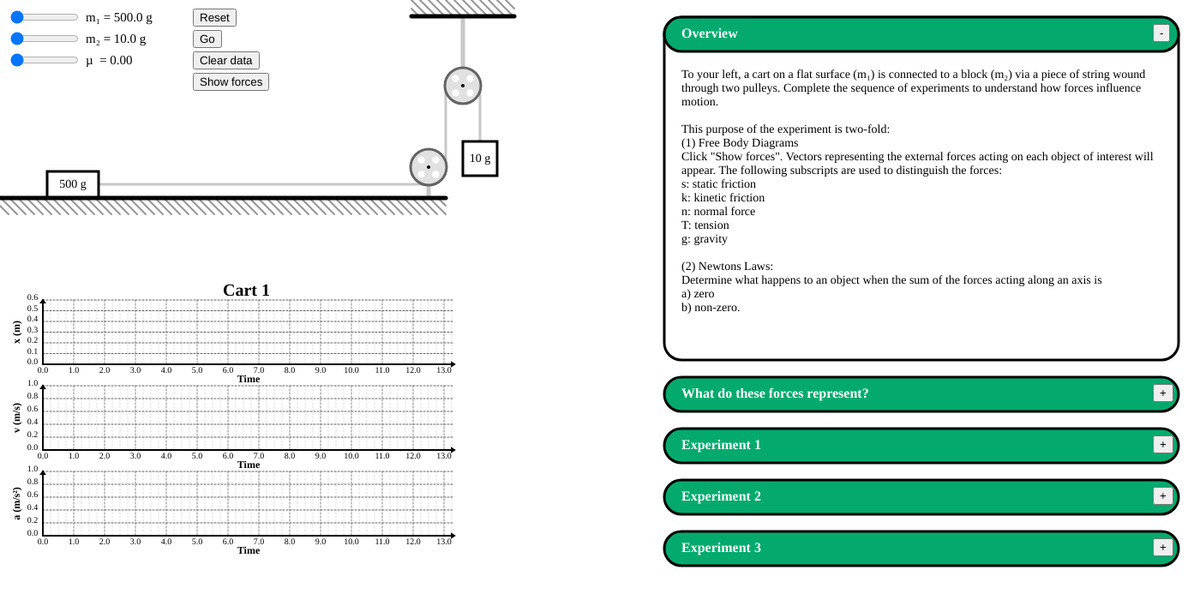
Frame 1 (no input)
Frame 60 (no input): identical to frame 1, image omitted
Frame 120 (the mouse pressed at the canvas centre since frame 60): identical to frame 1, image omitted

The p5.js sketch that drew this single still picture (run headless with seeded random() and noise() and a simulated clock; from frame 60 on, the mouse is pressed at the canvas centre):

// p5.js sketch
// ── sketch.js
let pulleys = [];
let barriers = [];
let carts = [];
let ropes = [];
let plots = [];
let experiments = [];
let buttons = {};
let data = {}
let run = 0;

let m1 = 100;
let m2 = 150;
let u = 0;
let dt = 0.4;

let go = false;
let set = true;
let showVecs = false;

let colors = ['#e6194b', '#3cb44b', '#4363d8', '#f58231', '#911eb4', '#46f0f0', '#f032e6', '#ffffff00'];
let avColors;

function setup() {
  createCanvas(1400, 700);
  textFont('Roboto Mono');
  textSize(15);
  frameRate(60);


  avColors = [];
  for (let i = 0; i<colors.length; i++){
    avColors.push(i);
  }

  newData();
    
  let p;
  p = new pulley(500,195,42);
  pulleys.push(p);
  p = new pulley(540,100,42,-1);
  pulleys.push(p);
  
  let b;
  b = new barrier(480,0,120,false);
  barriers.push(b)
  b = new barrier(0,230,520,true);
  barriers.push(b)

  let c;
  c = new cart(85,215,60,30,m1,1);
  carts.push(c);
  c = new cart(560,185,40,40,m2,2);
  carts.push(c);

  let r;
  r = new rope(40,215,500,215,true);
  ropes.push(r);
  r = new rope(560,100,560,200,false);
  ropes.push(r);

  let button;
  button = createButton('Reset');
  button.position(225, 10);
  button.mousePressed(reset);
  buttons['set'] = button;

  button = createButton('Go');
  button.position(225, 35);
  button.mousePressed(animate);
  buttons['go'] = button;

  button = createButton('Clear data');
  button.position(225, 60);
  button.mousePressed(clearData);
  buttons['clearData'] = button;

  button = createButton('Show forces');
  button.position(225, 85);
  button.mousePressed(showForces);
  buttons['showForces'] = button;

  let slider;
  slider = createSlider(500, 750, 500, 25);
  slider.position(10, 10);
  slider.size(80);
  buttons['m1'] = slider;

  slider = createSlider(10, 50, 10, 10);
  slider.position(10, 35);
  slider.size(80);
  buttons['m2'] = slider;

  slider = createSlider(0, 0.1, 0, 0.01);
  slider.position(10, 60);
  slider.size(80);
  buttons['mu'] = slider;

  p = new plot(50,350,480,75,'x (m)','Time',0.6,6);
  plots.push(p)
  p = new plot(50,450,480,75,'v (m/s)','Time',1.0,5);
  plots.push(p)
  p = new plot(50,550,480,75,'a (m/s²)','Time',1.0,5);
  plots.push(p)

  let e;
  let tasks;
  let ILQs;
  e = new experiment('Overview',400);
  tasks = ['To your left, a cart on a flat surface (m₁) is connected to a block (m₂) via a piece of string wound through two pulleys. Complete the sequence of experiments to understand how forces influence motion.','','This purpose of the experiment is two-fold:','(1) Free Body Diagrams','Click "Show forces". Vectors representing the external forces acting on each object of interest will appear. The following subscripts are used to distinguish the forces:',"s: static friction","k: kinetic friction","n: normal force","T: tension","g: gravity","","(2) Newtons Laws:","Determine what happens to an object when the sum of the forces acting along an axis is","a) zero","b) non-zero."];
  e.loadTasks(tasks);
  e.expanded = true;
  experiments.push(e)

  e = new experiment('What do these forces represent?',370);
  tasks = ['Fs, Static Friction','A contact force from one surface to another which resists external forces parallel to the surface.','','Fk, Kinetic Friction','Once in motion, the surfaces continue to exert forces on each other which oppose the motion.','','FN, Normal Force','A contact force from one surface to another which prevents the objects from passing through one another.','','FT, Tension','A contact force exerted by a rope on an object.','','Fg, Gravity','A non-contact force which pulls objects with mass towards one another.'];
  e.loadTasks(tasks);
  experiments.push(e)

  e = new experiment('Experiment 1',380);
  tasks = ['1. Set m₁ = 750 g', '2. Set m₂ = 50 g', '3. Set µ = 0.10','4. Click "Show forces"'];
  ILQs = [{"description":'Compare the magnitudes of Fs,1 and FT,1. They are:',
    "options":["equal","Fs,1 > FT,1","FT,1 > Fs,1"]},
    {"description":'Compare the magnitudes of FT,2 and Fg,2. They are:',
      "options":["equal","Fg,2 > FT,2","Fg,2 > FT,2"]},
    {"description":'Based on my above responses, I expect the carts to:',
      "options":["remain motionless","move at constant speed","move with constant acceleration"]
    }
  ]
  e.loadTasks(tasks);
  e.loadILQs(ILQs);
  experiments.push(e);

  e = new experiment('Experiment 2',420);
  tasks = ['1. Set m₁ = 750 g', '2. Set µ = 0.00', '3. Change the value of m₂','4. Use Go to perform an experiment.','5. Repeat steps 3 & 4.'];
  ILQs = [{"description":'Based on the x-t, v-t, and a-t plots, I observe that cart 1',
      "options":["remain motionless","moves at constant speed","moves with constant acceleration"]},
    {"description":'While in motion the two carts:',
        "options":["have equal acceleration","a₁ > a₂", "a₂ > a₁"]},
    {"description":'The relationship between m₂ and acceleration seems to be:',
      "options":["Non-existent","Linearly Proportional","Inversely Proportional","Unpredictable"]
    }
  ]
  e.loadTasks(tasks);
  e.loadILQs(ILQs);
  experiments.push(e);

  e = new experiment('Experiment 3',215);
  tasks = ['1. Set m₂ = 10 g', '2. Set µ = 0.00', '3. Complete 3 experiments at different values of m₁.'];
  ILQs = [{"description":'The relationship between m₁ and acceleration seems to be:',
    "options":["Non-existent","Linearly Proportional","Inversely Proportional","Unpredictable"]
  }]
  e.loadTasks(tasks);
  e.loadILQs(ILQs)
  experiments.push(e);

}

function draw() {
  background(255);
  // Static Lines
  push();
  strokeWeight(5);
  stroke(200);
  line(540,20,540,100);
  line(500,200,500,230);
  strokeWeight(3);
  line(520,100,520,200);
  pop();

  push();
  textAlign(CENTER,CENTER);
  textSize(20);
  textStyle(BOLD);
  text('Cart 1',50+475/2,340);
  pop();

  m1 = buttons['m1'].value()
  carts[0].m = m1;
  m2 = buttons['m2'].value()
  carts[1].m = m2;
  u = buttons['mu'].value()

  text('m₁ = ' + nf(buttons['m1'].value(),3,1) + ' g', 100, 25)
  text('m₂ = ' + nf(buttons['m2'].value(),2,1) + ' g', 100, 50)
  text('µ  = ' + nf(buttons['mu'].value(),1,2), 100, 75)

  for (let i=0; i<barriers.length; i++){
    barriers[i].show();
  }  

  for (let i=0; i<ropes.length; i++){
    ropes[i].update(carts[i])
    ropes[i].show();
  }

  for (let i=0; i<pulleys.length; i++){
    if (go && !set){
        pulleys[i].update((carts[0].vx/40)*dt);
    }
    pulleys[i].show();
  }
  
  for (let i=0; i<carts.length; i++){
    let a = carts[i].updateVectors(m1,m2,u)
    if (go && !set){
      carts[i].move();
    }
    carts[i].show();
  }
  
  if (go){
    data[run-1]['x'].push(carts[0].x-75);
    data[run-1]['v'].push(carts[0].vx);
    data[run-1]['a'].push(carts[0].a);
  }

  if (typeof data[0] != 'undefined'){
    plots[0].show();
    plots[1].show();
    plots[2].show();
    for (let i=0;i<run+1; i++){
        let d = data[i]
        plots[0].plot(d['x'],374,d['color']);
        plots[1].plot(d['v'],25,d['color']);
        plots[2].plot(d['a'],1,d['color']);
    }

    push();
    let py = 30;
    for (let i=0;i<run; i++){
      if (i>6){
        break
      }
      let d = data[i]
      fill(d['color'])
      textStyle(BOLD);
      text('Run #'+nf(i+1)+":",625,py);
      fill(0)
      textStyle(NORMAL)
      text('m₁ = ' + nf(d['m1'],3,1) + ' g', 625, py+14)
      text('m₂ = ' + nf(d['m2'],1,1) + ' g', 625, py+28)
      text('µ  = ' + nf(d['u'],1,2), 625, py + 42);
      text('a₁ = ' + nf(d['a'][0],1,2) + ' m/s²', 625, py+56)
      py+=85;
    }
    pop();

    let ex = 775;
    let ey = 20;
    for (let i = 0; i<experiments.length; i++){
      experiments[i].setPosition(ex,ey);
      experiments[i].show();
      ey+=experiments[i].h + 20;
    }

    if (run>6){
      push();
      textStyle(BOLD);
      text('Clear your data!',625,625);
      pop()
    }
  }

  if (carts[0].x>449){
    carts[0].x = 449;
    carts[1].y = 559;
    print('Run #'+run)
    print('time: '+nf(data[run-1].x.length/60,'',3))
    print('vf: '+nf(data[run-1].v[data[run-1].v.length-1]*0.0417325,'',2))
    go = false;
  }

  if (carts[0].a==0 && go){
    go = false;
  }
}

function animate(){
    go = true;
    set = false;
    carts[0].x = 85
    carts[0].vx = 0
    carts[1].y = 185
    carts[1].vy = 0

    data[run]['m1'] = m1;
    data[run]['m2'] = m2;
    data[run]['u'] = u;

    run+=1
    newData();
}

function reset(){
  set = true;
  go = false;

  carts[0].x = 85
  carts[0].vx = 0
  carts[1].y = 185
  carts[1].vy = 0
}

function clearData(){
  if (go){
    return
  }
    run = 0
    avColors = [];
    for (let i = 0; i<colors.length; i++){
      avColors.push(i);
    }
    data = {}
    newData();
}

function newData(){
    data[run] = {}
    data[run]['x'] = []
    data[run]['v'] = []
    data[run]['a'] = []

    let n;
    if (avColors.length==0){
      n = colors.length-1;
    } else {
      n = avColors[0]
      avColors.splice(0,1);
    }
    data[run].color = colors[n]
}

function showForces(){
  showVecs = !showVecs;
  if (!showVecs){
    buttons["showForces"].html("Show forces");
  } else {
    buttons["showForces"].html("Hide forces");
  }
}

// ── barrier.js
class barrier {
    constructor(x,y,w,top){
      this.x=x;
      this.y=y;
      this.w=w;
      this.h = 20;
      this.top=top;
    }
    
    show(){
      push();

  
      strokeWeight(2);
      stroke(150);
      line(this.x,this.y+this.h-10,this.x+10,this.y+this.h);
      line(this.x+this.w-10,this.y+this.h-20,this.x+this.w,this.y+this.h-10);
      for (let i = this.x; i < this.x+this.w-10; i+=10){
        line(i,this.y,i+20,this.y+this.h);
      }

      strokeWeight(5);
      stroke(0);
  
      if (this.top){
        line(this.x,this.y+1,this.x+this.w,this.y+1);
      } else {
        line(this.x,this.y+this.h-1,this.x+this.w,this.y+this.h-1);
      }
      pop();
    }
  }
// ── cart.js
class cart {
    constructor(x,y,w,h,m,which){
        this.x = x;
        this.y = y;
        this.w = w;
        this.h = h;
        this.m = m;
        this.vx = 0;
        this.vy = 0;
        this.a = 0;
        this.which = which;
    }

    updateVectors(m1,m2,u){
        let a;
        let s1 = 4.5;
        if (m2>u*m1){
            a = 9.8*(m2-m1*u)/(m2+m1);


            if (this.which==1){
                this.up = m1*9.8/s1;
                this.down = m1*9.8/s1;
                this.right = m1*(a + u*9.8);
                this.left = u*m1*9.8;
            } else {
                this.up = m1*(a + u*9.8);
                this.down = m2*9.8;
                this.left = 0;
                this.right = 0;
            }
        } else {
            a = 0;
            if (this.which==1){
                this.up = m1*9.8/s1;
                this.down = m1*9.8/s1;
                this.right = m2*9.8;
                this.left = m2*9.8;
            } else {
                this.up = m2*9.8;
                this.down = m2*9.8;
                this.left = 0;
                this.right = 0;
            }
        }
        if (this.x==449 && this.which==1){
            this.right = m2*9.8;
            this.left = m2*9.8;
        }
        this.a = a
    }

    move(){
        if (this.which==1){
            this.vx += this.a*dt;
            this.x += this.vx*dt;
        } else if (this.which==2){
            this.vy += this.a*dt;
            this.y += this.vy*dt;
        }
    }

    show(){
        let vectors = [];
        let v;
        v = new vector(this.x+this.w/2,this.y,this.right/20,0,'FT,1');
        vectors.push(v);
        let upname;
        if (this.which==1){
            upname = 'FN,1'
        } else {
            upname = 'FT,2'
        }
        let leftname;
        if (this.x==449 && this.which==1){
            leftname = 'Fw,1'
        } else {
            if (this.a==0){
                leftname = 'Fs,1'
            } else {
                leftname = 'Fk,1'
            }
        }
        v = new vector(this.x,this.y-this.h/2,this.up/20,-PI/2,upname);
        vectors.push(v);
        v = new vector(this.x,this.y+this.h/2,this.down/20,PI/2,'Fg,'+this.which);
        vectors.push(v);
        v = new vector(this.x-this.w/2,this.y,this.left/20,PI,leftname);
        vectors.push(v);

        if (showVecs){
            for (let i = 0; i<vectors.length; i++){
                if (vectors[i].vmag>10){
                    vectors[i].show();
                }
            }
        }

        push();
        strokeWeight(3);
        rectMode(CENTER);
        textSize(14);
        rect(this.x,this.y,this.w,this.h);
        textAlign(CENTER,CENTER);
        text(nf(this.m)+' g',this.x,this.y);
        pop();
    }

}
// ── experiment.js
class experiment {
    constructor(name,expandedHeight){
        this.name = name;
        this.description = '';
        this.ilqs = [{"description":"","options":[]}];
        this.plot = new plot(0,0,0,0,'','','',0);
        this.tasks = [];
        this.data = {};
        this.button = createButton('+');
        this.expandedHeight = expandedHeight;
        this.button.position(0,0);
        this.button.hide();
        this.button.mousePressed(() => {
            this.expanded = !this.expanded;
        });
        this.expanded = false;
        this.position = createVector(0,0);
        this.h = 0;
        this.w = 600;
    }

    loadData(data){
        this.data = data;
    }

    loadTasks(tasks){
        this.tasks = tasks;
    }

    loadDescription(description){
        this.description = description;
    }

    loadILQs(ilqs){
        this.ilqs = ilqs;
    }

    loadPlot(plot){
        this.plot = plot;
    }

    setPosition(x,y){
        this.position.x = x;
        this.position.y = y;
    }

    expand(button){
        this.button.expanded = !this.button.expanded;
    }

    show(){
        push();
        translate(this.position.x,this.position.y);
        if (this.expanded){
            textSize(14);
            this.h = this.expandedHeight;
            fill(255);
            stroke(0);
            strokeWeight(3);
            rect(0,0,this.w,this.expandedHeight,20,20);

            let hintText = ''
            for (let i = 0; i<this.tasks.length;i++){
              hintText += this.tasks[i];
              hintText += '\n'
            }

            noStroke();
            fill(0);
            textAlign(LEFT,TOP);
            textLeading(16);
            textWrap(WORD);
            text(hintText,20,60,this.w-40);


            let ilqText = ''
            let letters = ['a)','b)','c)','d)','e)']
            for (let i = 0; i<this.ilqs.length; i++){
                ilqText += 'Q' + nf(i+1)+'. ';
                ilqText += this.ilqs[i].description;
                ilqText += '\n'
                for (let j = 0; j<this.ilqs[i].options.length; j++){
                    ilqText += letters[j]+' '
                    ilqText += this.ilqs[i].options[j];
                    ilqText += '\n'
                }
                ilqText += '\n'
            }

            if (this.ilqs[0].description.length==0){
                ilqText='';
            }
            noStroke();
            fill(0);
            textAlign(LEFT,TOP);
            textLeading(16);
            textWrap(WORD);
            text(ilqText,20,60+20*this.tasks.length,this.w-40);
        } else {
            this.h = 40;
        }
        textSize(16)
        fill('#04AA6D');
        stroke(0);
        strokeWeight(3);
        rect(0,0,this.w,40,20,20);
        noStroke();
        fill(255);
        textAlign(LEFT,CENTER)
        textStyle(BOLD)
        text(this.name,20,20);
        if (this.expanded){
            this.button.html("-");
        } else {
            this.button.html("+");
        }
        this.button.position(this.position.x+this.w-30,this.position.y+8);
        this.button.show();
        pop();


    }

}
// ── plot.js
class plot {
    constructor(x,y,w,h,ylabel,xlabel,ymax,g){
        this.x = x;
        this.y = y;
        this.w = w;
        this.h = h;
        this.ylabel = ylabel;
        this.xlabel = xlabel;
        this.ymax = ymax;
        this.g = g
    }

    show(){
        push();
        setLineDash([2, 2]);
        let gy = this.h/this.g;
        let gx = 9;
        let t = 0;

        textAlign(CENTER)
        textSize(10)
        textStyle(NORMAL)
        for (let x = this.x; x<=(this.x+this.w); x+=gx){
            stroke(225)
            strokeWeight(1)
            line(x,this.y,x,this.y+this.h);

            noStroke();
            if (abs(t-round(t,0))<0.1){
                text(nf(t,0,1),x,this.y+this.h+10);
                stroke(150)
                strokeWeight(1)
                line(x,this.y,x,this.y+this.h);
            }
            t+=0.25;
        }
        let yval = this.ymax;
        for (let y = this.y; y<=(this.y+this.h); y+=gy){
            stroke(100)
            strokeWeight(1)
            line(this.x,y,this.x+this.w,y);
            noStroke();
            text(nf(yval,0,1),this.x-12,y);
            yval -= this.ymax/this.g
        }
        pop();

        push();
        textAlign(CENTER,CENTER)
        textSize(12)
        textStyle(BOLD)
        text(this.xlabel,this.x+this.w/2,this.y+this.h+18);
        translate(this.x-30,this.y+this.h/2);
        rotate(-PI/2);
        text(this.ylabel,0,0);
        pop();

    }

    plot(data,ymax,color){
        push();
        strokeCap(SQUARE);
        strokeWeight(3);
        stroke(color);

        let px = 0;
        //let nx = 1.24;
        let nx = 0.6
        for (let i = 0; i<(data.length-1); i++){
            line(this.x+px,this.y+this.h-this.h*data[i]/ymax,this.x+px+nx,this.y+this.h-this.h*data[i+1]/ymax);
            px+=nx
        }
        pop();

        push();
        strokeWeight(2);
        line(this.x,this.y+this.h,this.x+this.w,this.y+this.h);
        translate(this.x+this.w-3,this.y+this.h);
        triangle(0,2,3,0,0,-2);
        pop();

        push();
        strokeWeight(2);
        line(this.x,this.y,this.x,this.y+this.h);
        translate(this.x,this.y+3);
        rotate(-PI/2);
        triangle(0,2,3,0,0,-2);
        pop();
    }
}

function setLineDash(list) {
    drawingContext.setLineDash(list);
}

// ── pulley.js
class pulley {
    constructor(x,y,r,dir=1){
      this.theta = 0.0;
      this.r = createVector(x,y);
      this.radius = r;
      this.dir = dir;
    }
    
    update(dt){
      this.theta += dt
    }
    
    show(){
      push();
      ellipseMode(CENTER);
      translate(this.r.x,this.r.y);
      rotate(-this.dir*this.theta);
      strokeWeight(3);
      stroke(100);
      fill(225,225,225);
     
      circle(0,0,this.radius);
      fill(0)
      noStroke();
      circle(0,0,this.radius/10);
      fill(255);
      circle(-0.2*this.radius,-0.2*this.radius,0.2*this.radius);
      circle(-0.2*this.radius,0.2*this.radius,0.2*this.radius);
      circle(0.2*this.radius,-0.2*this.radius,0.2*this.radius);
      circle(0.2*this.radius,0.2*this.radius,0.2*this.radius);
      pop();
    }
  }
// ── rope.js
class rope {
    constructor(x1,y1,x2,y2,axis){
        this.x1 = x1;
        this.y1 = y1;
        this.x2 = x2;
        this.y2 = y2;
        this.axis = axis; // x = true
    }

    update(cart){
        if (this.axis){
            this.x1 = cart.x;
        } else {
            this.y2 = cart.y;
        }
    }

    show(){
        push();
        strokeWeight(3);
        stroke(200)
        line(this.x1,this.y1,this.x2,this.y2);
        pop();
    }
}
// ── style.css
html, body {
    margin: 0;
    padding: 0;
  }

canvas {
  display: block;
}

button {
  background-color: #04AA6D; /* Green */
  border: none;
  color: white;
  padding: 2px 10px;
  text-align: center;
  text-decoration: none;
  border-radius: 12px;
  display: inline-block;
  font-size: 14px;
  font-family: 'Roboto Mono';
}

button:hover {
  background-color: #13be7f; /* Green */
  color: white;
}
// ── vector.js
class vector{
    constructor(x, y, m, theta, name){
      m+=10;
      this.r = createVector(x, y);
      this.v = createVector(m*cos(theta),m*sin(theta));
      this.vmag = this.v.mag();
      this.theta = theta;
      this.active = false;
      this.done = false;
      this.name = name;
    }
    
    show(){
      push();
      noStroke();
      textAlign(CENTER,CENTER);
      translate(this.r.x,this.r.y);

      rotate(this.theta);
      fill('#04AA6D');
      stroke('#04AA6D');
      strokeWeight(5);
      line(0,0,this.vmag-8,0);
      translate(this.vmag-8,0);
      triangle(0,5,8,0,0,-5);
      pop();

      push();
      noStroke();
      textAlign(CENTER,CENTER);
      translate(this.r.x,this.r.y);
      let nx = (this.vmag+15)*cos(this.theta);
      let ny = (this.vmag+15)*sin(this.theta);

      rectMode(CENTER);
      fill(255,255,255,230);
      rect(nx,ny,20,20);
      fill(0)

      textSize(20);
      text(this.name.substring(0,1),nx,ny);
      textSize(12)
      textAlign(LEFT);
      text(this.name.substring(1),nx+6,ny+6);
      textSize(20);
      stroke(0);
      strokeWeight(1);
      let py = ny - 0.5*textAscent();
      line(nx-3,py,nx+9,py);
      line(nx+5,py-3,nx+9,py);

      pop();
    }
    
}
